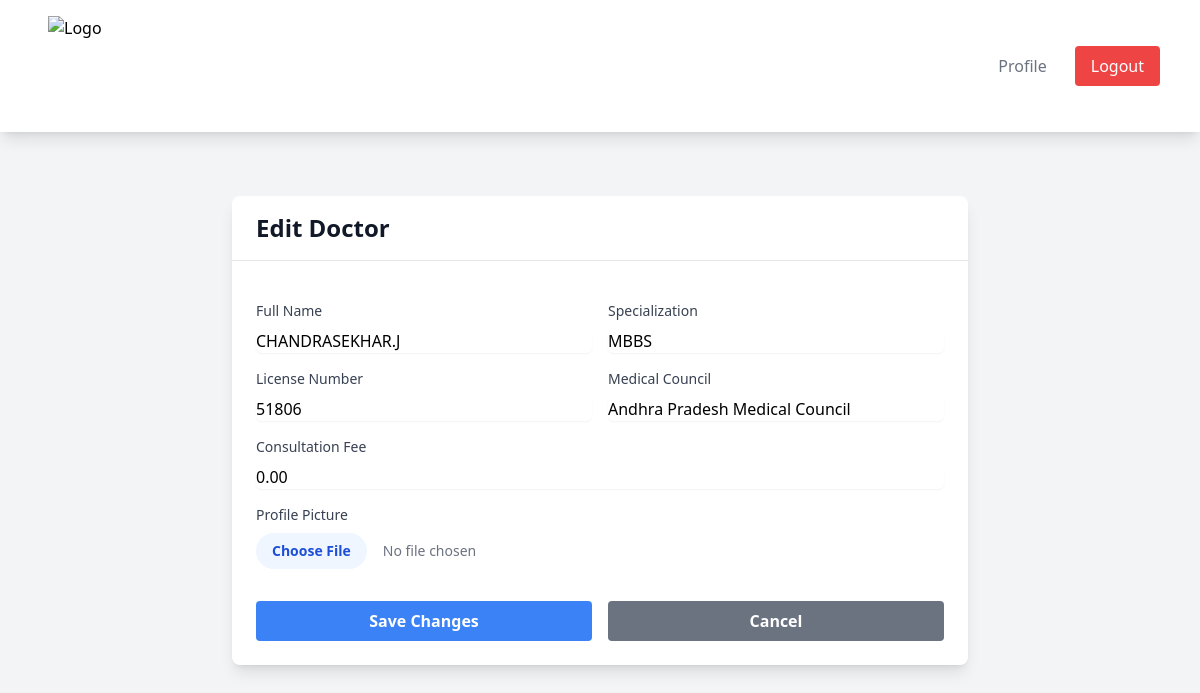
/clinic-admin/doctors/1/edit/ (signed in), run on the app's committed database.
### users/models.py (models this page shows, shortened)
class Doctor(models.Model):
    user = models.OneToOneField(User, on_delete=models.CASCADE, null=True, blank=True)
    clinic = models.ForeignKey(
        Clinic,
        on_delete=models.CASCADE,
        null=True,  # Allow null temporarily for migration
        blank=True
    )
    name = models.CharField(max_length=255)
    specialization = models.CharField(max_length=255, blank=True)
    license_number = models.CharField(max_length=50)
    medical_council = models.CharField(max_length=255)
    consultation_fee = models.DecimalField(max_digits=10, decimal_places=2, default=0)
    profile_picture = models.ImageField(upload_to='doctor_profiles/', null=True, blank=True)
    verified = models.BooleanField(default=False)
    verification_details = models.JSONField(null=True, blank=True)
    created_at = models.DateTimeField(auto_now_add=True)
    updated_at = models.DateTimeField(auto_now=True)
    class Meta:
        ordering = ['name']

### users/views/clinic_admin_views.py (the view, shortened to what this page needs)
# urls.py: path('clinic-admin/doctors/<int:doctor_id>/edit/', edit_doctor, name='edit_doctor'),
@login_required
def edit_doctor(request, doctor_id):
    doctor = get_object_or_404(Doctor, id=doctor_id)
    return render(request, 'clinic_admin/edit_doctor.html', {'doctor': doctor})

### users/templates/clinic_admin/edit_doctor.html (shortened to what this page needs)
{% extends 'base.html' %}
{% block content %}
<div class="max-w-3xl mx-auto px-4 py-8">
    <div class="bg-white shadow-lg rounded-lg">
        <div class="px-6 py-4 border-b border-gray-200">
            <h1 class="text-2xl font-bold text-gray-900">Edit Doctor</h1>
        </div>
        <form method="POST" enctype="multipart/form-data" class="p-6 space-y-4">
            <div class="grid grid-cols-1 md:grid-cols-2 gap-4">
                <div class="space-y-2">
                    <label class="block text-sm font-medium text-gray-700">Full Name</label>
                    <input type="text" name="name" value="{{ doctor.name }}" required
                           class="mt-1 block w-full rounded-md border-gray-300 shadow-sm focus:border-blue-500 focus:ring-blue-500">
                </div>
                <div class="space-y-2">
                    <label class="block text-sm font-medium text-gray-700">Specialization</label>
                    <input type="text" name="specialization" value="{{ doctor.specialization }}"
                           class="mt-1 block w-full rounded-md border-gray-300 shadow-sm focus:border-blue-500 focus:ring-blue-500">
                </div>
            </div>
            <div class="grid grid-cols-1 md:grid-cols-2 gap-4">
                <div class="space-y-2">
                    <label class="block text-sm font-medium text-gray-700">License Number</label>
                    <input type="text" name="license_number" value="{{ doctor.license_number }}" required
                           class="mt-1 block w-full rounded-md border-gray-300 shadow-sm focus:border-blue-500 focus:ring-blue-500">
                </div>
                <div class="space-y-2">
                    <label class="block text-sm font-medium text-gray-700">Medical Council</label>
                    <input type="text" name="medical_council" value="{{ doctor.medical_council }}" required
                           class="mt-1 block w-full rounded-md border-gray-300 shadow-sm focus:border-blue-500 focus:ring-blue-500">
                </div>
            </div>
            <div class="space-y-2">
                <label class="block text-sm font-medium text-gray-700">Consultation Fee</label>
                <input type="number" name="consultation_fee" value="{{ doctor.consultation_fee }}" step="0.01"
                       class="mt-1 block w-full rounded-md border-gray-300 shadow-sm focus:border-blue-500 focus:ring-blue-500">
            </div>
            <div class="space-y-2">
                <label class="block text-sm font-medium text-gray-700">Profile Picture</label>
                <input type="file" name="profile_picture" accept="image/*"
                       class="mt-1 block w-full text-sm text-gray-500 file:mr-4 file:py-2 file:px-4 file:rounded-full file:border-0 file:text-sm file:font-semibold file:bg-blue-50 file:text-blue-700 hover:file:bg-blue-100">
            </div>
            <div class="pt-4 flex space-x-4">
                <button type="submit"
                        class="flex-1 bg-blue-500 hover:bg-blue-600 text-white font-bold py-2 px-4 rounded">
                    Save Changes
                </button>
                <a href="{% url 'users:doctors_list' %}"
                   class="flex-1 bg-gray-500 hover:bg-gray-600 text-white font-bold py-2 px-4 rounded text-center">
                    Cancel
                </a>
            </div>
        </form>
    </div>
</div>
{% endblock %}

### data on the page
Doctor: name "CHANDRASEKHAR.J", specialization "MBBS", license_number "51806", medical_council "Andhra Pradesh Medical Council", consultation_fee "0.00"
